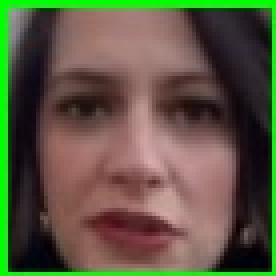
#> input picture temp_roi.jpg, 69 x 69 px, given in place of the camera (shown 4 times larger)
$ python 'vivo_não_vivo_+_ou_- .py'   (older library calls are emulated)
#> lines starting #> are read from the running program, lines starting #| are printed output that depends on the picture; after the words box and inside, x2 and y2 are one past the last pixel; in counts of white or black regions, pixels touching at a corner belong together
import cv2
import numpy as np
from scipy.signal import find_peaks

# Função para extrair sinais RGB médios da região do rosto
def extract_rgb_signals(frame, roi):
    x, y, w, h = roi  # Região de interesse (ROI)
    roi_frame = frame[y:y+h, x:x+w]
    b, g, r = cv2.split(roi_frame)  # Separar os canais RGB
    return np.mean(r), np.mean(g), np.mean(b)

# Função para processar o sinal e detectar batimentos cardíacos
def detect_heartbeat(signal, fps):
    signal = (signal - np.mean(signal)) / np.std(signal)  # Normalizar o sinal
    peaks, _ = find_peaks(signal, distance=fps//2)  # Detectar picos no sinal
    time_interval = len(signal) / fps
    bpm = len(peaks) / time_interval * 60  # Calcular BPM
    return bpm

# Função para analisar textura e reflexos na ROI
def detect_texture_and_reflection(roi):
    gray_roi = cv2.cvtColor(roi, cv2.COLOR_BGR2GRAY)
    laplacian_var = cv2.Laplacian(gray_roi, cv2.CV_64F).var()  # Variância do Laplaciano (textura)
    mean_brightness = np.mean(gray_roi)  # Brilho médio (reflexos)
    return laplacian_var, mean_brightness

# Função para analisar variação dinâmica ao longo do tempo
def analyze_variation_in_color_and_brightness(roi_sequence):
    brightness_values = []
    for roi in roi_sequence:
        gray_roi = cv2.cvtColor(roi, cv2.COLOR_BGR2GRAY)
        mean_brightness = np.mean(gray_roi)
        brightness_values.append(mean_brightness)
    brightness_variation = np.std(brightness_values)  # Variação no brilho
    return brightness_variation

# Inicializar captura da câmera
cap = cv2.VideoCapture(2)

# Configurações iniciais
fps = int(cap.get(cv2.CAP_PROP_FPS))
if fps == 0:
    fps = 30  # Valor padrão caso o FPS não seja detectado

face_cascade = cv2.CascadeClassifier(cv2.data.haarcascades + 'haarcascade_frontalface_default.xml')
red_signal = []
roi_sequence = []  # Sequência de ROIs para análise dinâmica
label = "Desconhecido"

# Criar uma única janela para exibição
cv2.namedWindow("Detecção de Vivacidade", cv2.WINDOW_NORMAL)

while True:
    ret, frame = cap.read()
#> frame is the input picture: shape (69, 69, 3); mean B, G, R 65.9, 87.8, 91.8
    if not ret:
        print("Erro ao capturar o quadro da câmera.")
        break

    gray = cv2.cvtColor(frame, cv2.COLOR_BGR2GRAY)  # Converter para escala de cinza
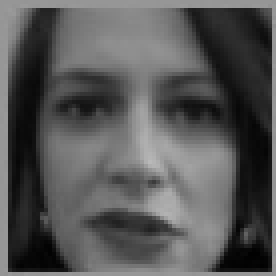
#> gray: shape (69, 69) (shown 4 times larger); min 1, max 185, mean 86.5
    faces = face_cascade.detectMultiScale(gray, scaleFactor=1.1, minNeighbors=5)
#> faces = [[4, 4, 59, 59]]

    for (x, y, w, h) in faces:
        # Desenhar a caixa ao redor do rosto detectado
        cv2.rectangle(frame, (x, y), (x+w, y+h), (255, 0, 0), 2)

        # Extrair ROI atual para análise
        roi_frame = frame[y:y+h, x:x+w]

        # Analisar textura e reflexos
        laplacian_var, mean_brightness = detect_texture_and_reflection(roi_frame)

        # Adicionar ROI à sequência para análise dinâmica
        roi_sequence.append(roi_frame)
        if len(roi_sequence) > fps * 3:  # Máximo de 3 segundos de dados
            roi_sequence.pop(0)

        if len(roi_sequence) >= fps:  # Pelo menos 1 segundo de dados para análise dinâmica
            brightness_variation = analyze_variation_in_color_and_brightness(roi_sequence)

            # Decidir se é uma foto ou um rosto real com base nas análises combinadas
            if laplacian_var < 50 or mean_brightness > 200 or brightness_variation < 5:
                label = "Não Vivo"
            else:
                label = "Vivo"

                # Extrair sinais RGB apenas da região do rosto para batimentos cardíacos
                r_mean, g_mean, b_mean = extract_rgb_signals(frame, (x, y, w, h))
                red_signal.append(r_mean)

                if len(red_signal) > fps * 10:  # Máximo de 10 segundos de dados
                    red_signal.pop(0)

                if len(red_signal) >= fps * 5:  # Pelo menos 5 segundos de dados
                    bpm = detect_heartbeat(np.array(red_signal), fps)
                    label += f" | BPM: {bpm:.2f}"

        # Exibir rótulo na face detectada ("Vivo" ou "Não Vivo")
        cv2.putText(frame, label, (x, y - 10), cv2.FONT_HERSHEY_SIMPLEX,
                    0.8, (0, 255, 0) if "Vivo" in label else (0, 0, 255), 2)
#> this loop made 1 pass
#> (laplacian_var, mean_brightness) on pass 1: (741.7, 83.88)
#> pass 1, `roi_frame = frame[y:y+h, x:x+w]`:
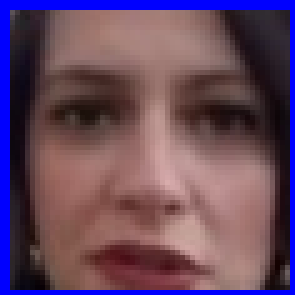
#> roi_frame: shape (59, 59, 3) (shown 5 times larger); mean B, G, R 96.2, 72.5, 101.6
#> pass 1, in detect_texture_and_reflection, `gray_roi = cv2.cvtColor(roi, cv2.COLOR_BGR2GRAY)`:
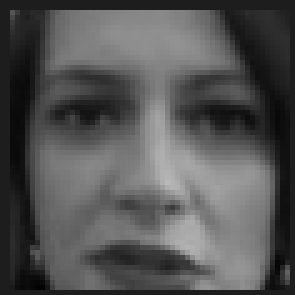
#> gray_roi: shape (59, 59) (shown 5 times larger); min 3, max 185, mean 83.9
#> after the loop:
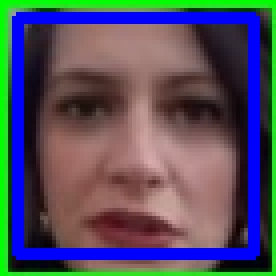
#> frame: shape (69, 69, 3) (shown 4 times larger); 14.79% of pixels changed, all inside (x1, y1, x2, y2) = (3, 3, 65, 65)
#> after the loop, red_signal = []; roi_sequence = 1 item

    # Atualizar a mesma janela com o novo frame processado
    cv2.imshow("Detecção de Vivacidade", frame)

    # Verificar se a tecla 'q' foi pressionada para sair do loop
    if cv2.waitKey(1) & 0xFF == ord('q'):
#> (key q is pressed here)
        break

cap.release()
cv2.destroyAllWindows()
